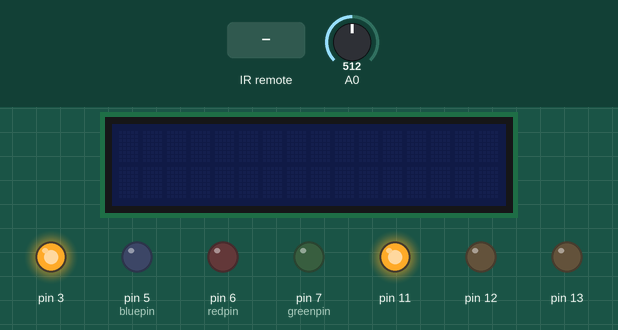
This sketch was run on a simulated Arduino Uno, built with avr-gcc and run on an emulated ATmega328P. On the bench: 16×2 character LCD, output pins drawn as LEDs (lit = HIGH). The test bench sets the inputs (shaded band); at power-on: A0 = 512. What the sketch prints to the serial monitor is not drawn.

Above: at 1.2 s.
1.3 s: infrared code 0xFF9867 received
At 2.2 s:
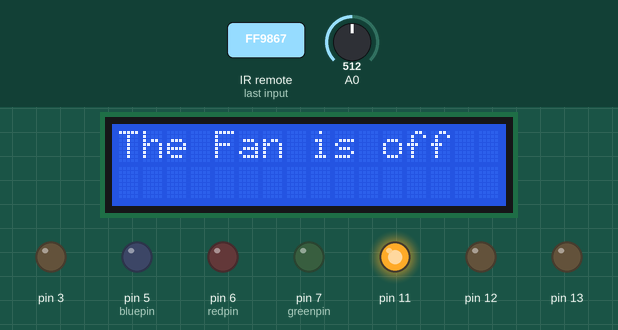
3.0 s: infrared code 0xFF629D received
At 8.3 s:
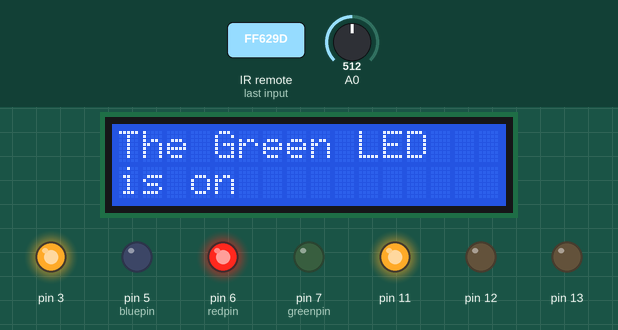
8.6 s: infrared code 0xFFC23D received
At 13.5 s:
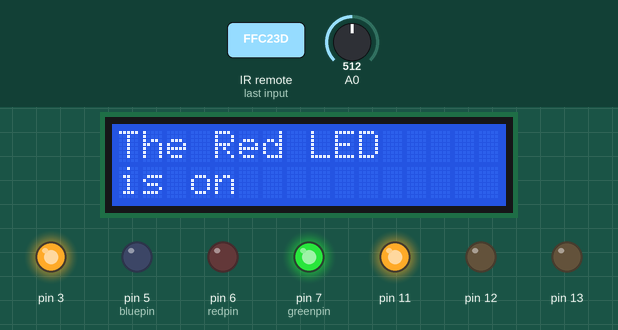
Timing chart, 0 to 15.0 s (numbered marks = the images above; inputs shaded):
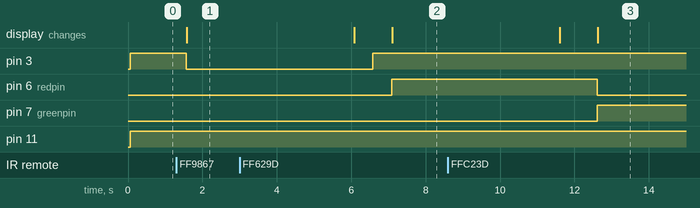

The sketch:

Complete_Home.ino
```cpp
#include <LiquidCrystal_I2C.h>
#include <Wire.h>
#include<IRremote.h>
LiquidCrystal_I2C lcd(0x27,16,2);

int IRPIN = 2;
IRrecv irrecv(IRPIN);
decode_results results;
int redpin = 6;
int greenpin = 7;
int bluepin = 5;
int greenpin_count;
int bluepin_count;
int redpin_count;

void setup() {
Serial.begin(9600);
  Serial.println("Enabling IRin");
  irrecv.enableIRIn();
  pinMode(3, OUTPUT);
  pinMode(13, OUTPUT);
  pinMode(12, OUTPUT);
  pinMode(11, OUTPUT);
  Serial.println("Enabled IRin");
  pinMode(redpin, OUTPUT);
  pinMode(bluepin, OUTPUT);
  pinMode(greenpin, OUTPUT);
  lcd.init();

}

void loop() {
  int vol = analogRead(A0) * (5.0 / 1023.0*100);
Serial.print("Temp: ");
 Serial.print(vol);
 Serial.println("C");

if (vol < 28) {
  digitalWrite(13, HIGH);
  digitalWrite(12, LOW);
  digitalWrite(11, LOW);
  digitalWrite(3, LOW);
  delay(500);
}

else if (vol >= 28 && vol <= 30) {
  digitalWrite(13, LOW);
  digitalWrite(12, HIGH);
  digitalWrite(11, LOW);
  digitalWrite(3, LOW);
  delay(500);
}

else if (vol>30)
{
  digitalWrite(13, LOW);
  digitalWrite(12, LOW);
  digitalWrite(11, HIGH);
  digitalWrite(3, HIGH);
  delay(500);
}

if(irrecv.decode(&results))
  {
    irrecv.resume();
    Serial.println(results.value);
    if(results.value==16738455)
      {
        digitalWrite(3, HIGH);
        lcd.backlight();
        lcd.setCursor(0,0);
        lcd.print("The Fan is on ");
        delay(4500);
        lcd.clear();
      }
    else if(results.value==16750695)
      {
        digitalWrite(3, LOW);
        lcd.backlight();
        lcd.setCursor(0,0);
        lcd.print("The Fan is off ");
        delay(4500);
        lcd.clear();
      }

    else if(results.value==16736925)
      {

        digitalWrite(redpin, HIGH);
        digitalWrite(bluepin, LOW);
        digitalWrite(greenpin, LOW);
        redpin_count = 1;
        lcd.backlight();
        lcd.setCursor(0,0);
        lcd.print("The Green LED ");
        lcd.setCursor(0, 1);
        lcd.print("is on");
        delay(4500);
        lcd.clear();
      }
    else if(results.value==16761405)
      {

        digitalWrite(greenpin, HIGH);
        digitalWrite(bluepin, LOW);
        digitalWrite(redpin, LOW);
        greenpin_count = 1;
        lcd.backlight();
        lcd.setCursor(0,0);
        lcd.print("The Red LED ");
        lcd.setCursor(0, 1);
        lcd.print("is on");
        delay(4500);
        lcd.clear();
      }
     else if(results.value==16720605)
      {

        digitalWrite(bluepin, HIGH);
        digitalWrite(redpin, LOW);
        digitalWrite(greenpin, LOW);
        bluepin_count = 1;
        Serial.println(bluepin_count);
        lcd.backlight();
        lcd.setCursor(0,0);
        lcd.print("The Blue LED ");
        lcd.setCursor(0, 1);
        lcd.print("is on");
        delay(4500);
        lcd.clear();
      }
     else if(results.value==16754775)
      {
        digitalWrite(redpin, LOW);
        digitalWrite(bluepin, LOW);
        digitalWrite(greenpin, LOW);
      }
     else if(results.value==16732845)
      {
        lcd.backlight();
        lcd.setCursor(0,0);
        lcd.print("The Temp is: ");
        lcd.setCursor(0, 1);
        lcd.print(vol);
        lcd.setCursor(3, 1);
        lcd.print("Deg Celsius");
        delay(4500);
        lcd.clear();
      }
     else if(results.value == 16728765)
      {
        lcd.init();
        lcd.backlight();
        lcd.setCursor(0, 0);
        lcd.print("Vapor Content: ");
        int sensorValue = analogRead(A0);
        lcd.setCursor(0, 1);
        lcd.print(sensorValue);
        lcd.setCursor(3, 1);
        lcd.print("metric perm");
        delay(4500);
        lcd.clear();

      }


    irrecv.resume();
  }
  delay(500);

}
```

Measured:
- after the input at 1.3 s, pin 3: HIGH → LOW after 0.27 s; the display: changes after 0.28 s (image 1)
- after the input at 3.0 s, pin 6 (redpin): LOW → HIGH after 4.1 s; the display: first differs from a run without the input after 4.1 s (image 2)
- after the input at 8.6 s, pin 6 (redpin): HIGH → LOW after 4.0 s; pin 7 (greenpin): LOW → HIGH after 4.0 s; the display: first differs from a run without the input after 4.0 s (image 3)
